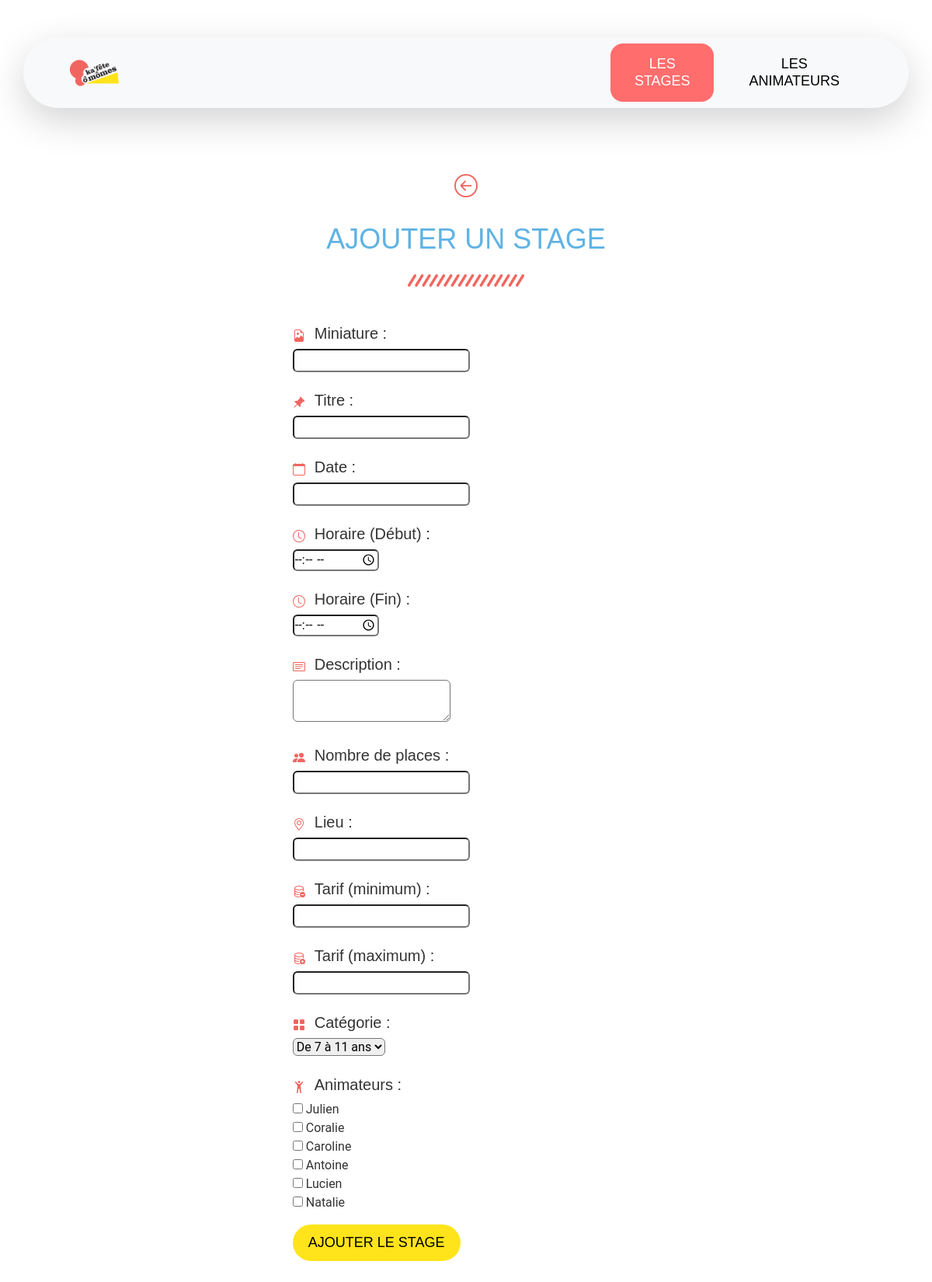
The page /formulaire_ajouter_stage.php on the database its author committed.
### tables this page shows
CREATE TABLE `animateur` (
  `id` int(11) NOT NULL,
  `nom` varchar(30) NOT NULL,
  `prenom` varchar(30) NOT NULL,
  `age` int(11) NOT NULL,
  `telephone` varchar(30) NOT NULL,
  `description` text NOT NULL,
  `photo` text NOT NULL
);

### www/formulaire_ajouter_stage.php (the view, shortened to what this page needs)
<?php
require("config/config.php");
try {
    $dbh = new PDO($dsn, $identifiant, $mot_de_passe, $options);
    $dbh->setAttribute(PDO::ATTR_ERRMODE, PDO::ERRMODE_EXCEPTION);
}
catch (PDOException $e) {
    echo 'Échec lors de la connexion : '.$e->getMessage();
}
$resultats = $dbh->query("SELECT * FROM `categorie`;");
$donnees = $resultats->fetchAll(PDO::FETCH_ASSOC);
?>
<!DOCTYPE html>
<html lang="fr">
    <head>
        <?php include("ressources/ressourcesCommunes.php"); ?>
    </head>
    <body>
        <header>
            <?php include("navbars/navbarAdmin.php"); ?>
        </header>
        <main class="container my-5">
            <div class="text-center">
                <a href="admin_stages.php"><i class="colorR bi bi-arrow-left-circle" style="font-size: 30px;"></i></a>
                <h1 class=" colorB mt-4">Ajouter un stage</h1>
            </div>
            <img class="mx-auto d-block my-4" src="img/barre_separation.png" alt="barre de séparation" style="max-width: 150px;">
            <form class="mx-auto my-5" method="POST" action="executable/ajouterStage.php" style="width: 40%;">
                <div>
                    <label for="miniature"><h5>Miniature :</h5></label><br>
                    <input class="rounded" id="miniature" name="miniature" type="url" required="required">
                </div>
                <br>
                <div>
                    <label for="titre"><h5>Titre :</h5></label><br>
                    <input class="rounded" id="titre" name="titre" type="text" required="required">
                </div>
                <br>
                <div>
                    <label for="date"><h5>Date :</h5></label><br>
                    <input class="rounded" id="date" name="date" type="text" required="required">
                </div>
                <br>
                <div>
                <svg xmlns="http://www.w3.org/2000/svg" width="16" height="16" fill="currentColor" class="bi bi-clock colorR me-2" viewBox="0 0 16 16">
                <path d="M8 3.5a.5.5 0 0 0-1 0V9a.5.5 0 0 0 .252.434l3.5 2a.5.5 0 0 0 .496-.868L8 8.71z"/>
                <path d="M8 16A8 8 0 1 0 8 0a8 8 0 0 0 0 16m7-8A7 7 0 1 1 1 8a7 7 0 0 1 14 0"/>
                </svg>
                    <label for="horaire_debut"><h5>Horaire (Début) :</h5></label><br>
                    <input class="rounded" id="horaire_debut" name="horaire_debut" type="time" required="required">
                </div>
                <br>
                <div>
                <svg xmlns="http://www.w3.org/2000/svg" width="16" height="16" fill="currentColor" class="bi bi-clock colorR me-2" viewBox="0 0 16 16">
                <path d="M8 3.5a.5.5 0 0 0-1 0V9a.5.5 0 0 0 .252.434l3.5 2a.5.5 0 0 0 .496-.868L8 8.71z"/>
                <path d="M8 16A8 8 0 1 0 8 0a8 8 0 0 0 0 16m7-8A7 7 0 1 1 1 8a7 7 0 0 1 14 0"/>
                </svg>
                    <label for="horaire_fin"><h5>Horaire (Fin) :</h5></label><br>
                    <input class="rounded" id="horaire_fin" name="horaire_fin" type="time" required="required">
                </div>
                <br>
                <div>
                    <label for="description"><h5>Description :</h5></label><br>
                    <textarea class="rounded" id="description" name="description" required="required"></textarea>
                </div>
                <br>
                <div>
                    <label for="nb_places"><h5>Nombre de places :</h5></label><br>
                    <input class="rounded" id="nb_places" name="nb_places" type="number" required="required">
                </div>
                <br>
                <div>
                    <label for="lieu"><h5>Lieu :</h5></label><br>
                    <input class="rounded" id="lieu" name="lieu" type="text" required="required">
                </div>
                <br>
                <div>
                    <label for="tarif_min"><h5>Tarif (minimum) :</h5></label><br>
                    <input class="rounded" id="tarif_min" name="tarif_min" type="number" required="required">
                </div>
                <br>
                <div>
                    <label for="tarif_max"><h5>Tarif (maximum) :</h5></label><br>
                    <input class="rounded" id="tarif_max" name="tarif_max" type="number" required="required">
                </div>
                <br>
                <div>
                    <label for="id_categorie"><h5>Catégorie :</h5></label><br>
                    <select class="rounded" id="id_categorie" name="id_categorie" required="required">
                        <?php
                        for ($index = 0; $index < count($donnees); $index = $index + 1) {
                            echo("<option value='".$donnees[$index]["id"]."'>".$donnees[$index]["intitule"]."</option>");
                        }
                        ?>
                    </select>
                </div>
                <br>
                <div>
                    <label for="animateurs"><h5>Animateurs :</h5></label><br>
                        <div>
                            <?php
                            $requete = "SELECT prenom, id FROM animateur";
                            $res = $dbh->query($requete);
                            $animateurs=$res->fetchALL(PDO::FETCH_ASSOC);
                            for ($i=0;$i<count($animateurs);$i++) {
                                echo "<input type='checkbox' name='animateurs[]' value='".$animateurs[$i]['id']."'> ".$animateurs[$i]['prenom']."<br>";
                            }
                            ?>
                        </div>
                </div>
                <div class="mt-3">
                    <input class="btn-warning" type="submit" value="Ajouter le stage">
                </div>
            </form>
        </main>
    </body>
</html>

### www/css/styles.css (style rules this page uses)
h1, h2, h3, h4, h5, h6 { font-family: "Miso", sans-serif; }
h1, h2, h3, h5, h6, legend { text-transform: uppercase; }
form h5 { text-transform:none; }
h1, h2 { font-size: 36px !important; }
body { color: #333; font-family: "Roboto", sans-serif; }
.colorB { color: #5FB3E4; }
.colorR { color:#F16560; }
.btn-warning { text-transform: uppercase; padding: 10px 20px; font-family: "Miso", sans-serif; font-size: 18px; background-color: #FFE41B; border: none; border-radius: 30px; color: #000; transition: background-color 0.3s ease, transform 0.2s ease; }
.container.my-5 { padding-top: 2.5%; padding-bottom: 2.5%; }

### rows shown on the page
animateur: prenom "Julien"
animateur: prenom "Coralie"
animateur: prenom "Caroline"
animateur: prenom "Antoine"
animateur: prenom "Lucien"
animateur: prenom "Natalie"

### other values the page prints
form field id_categorie "De 7 à 11 ans"
